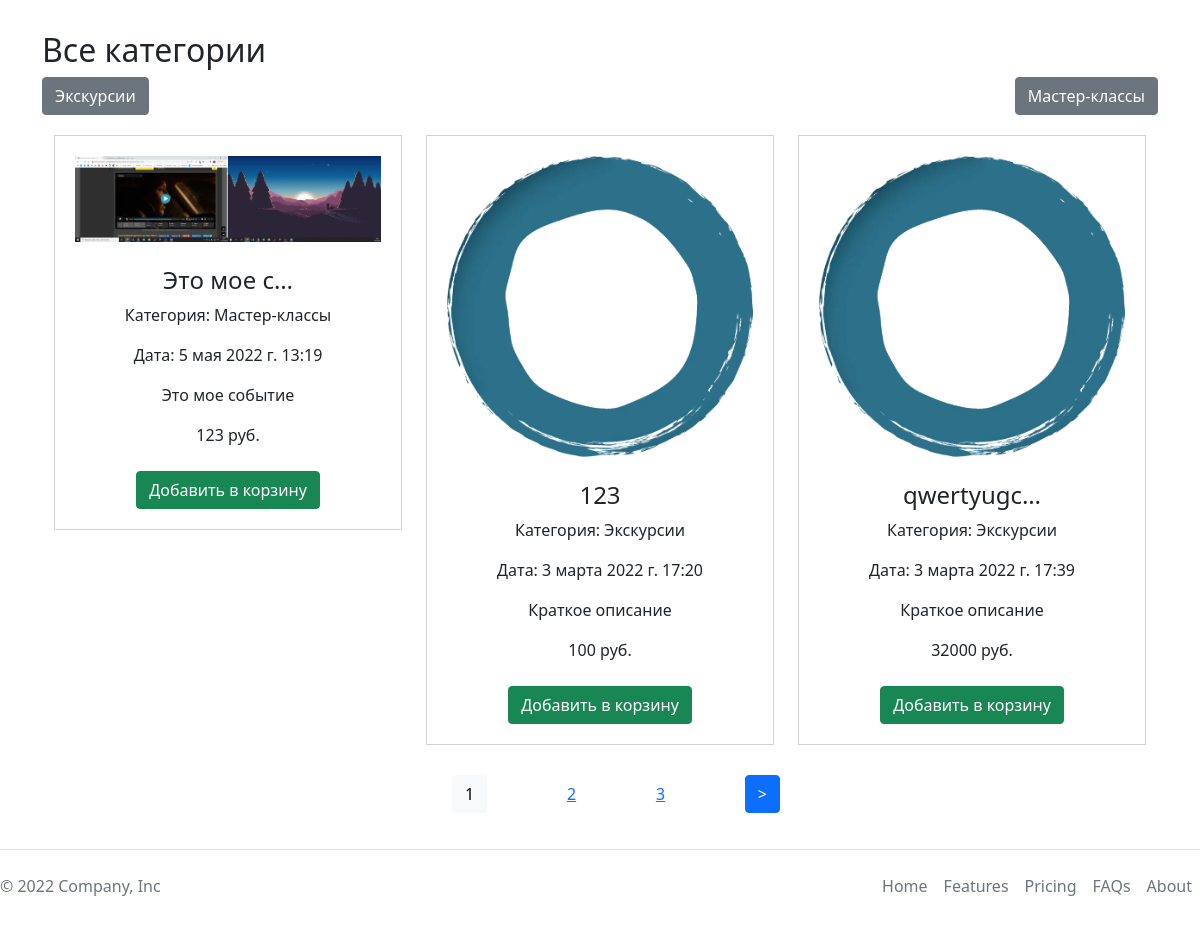
Page /ru/ (lower part) on the earlier database version.
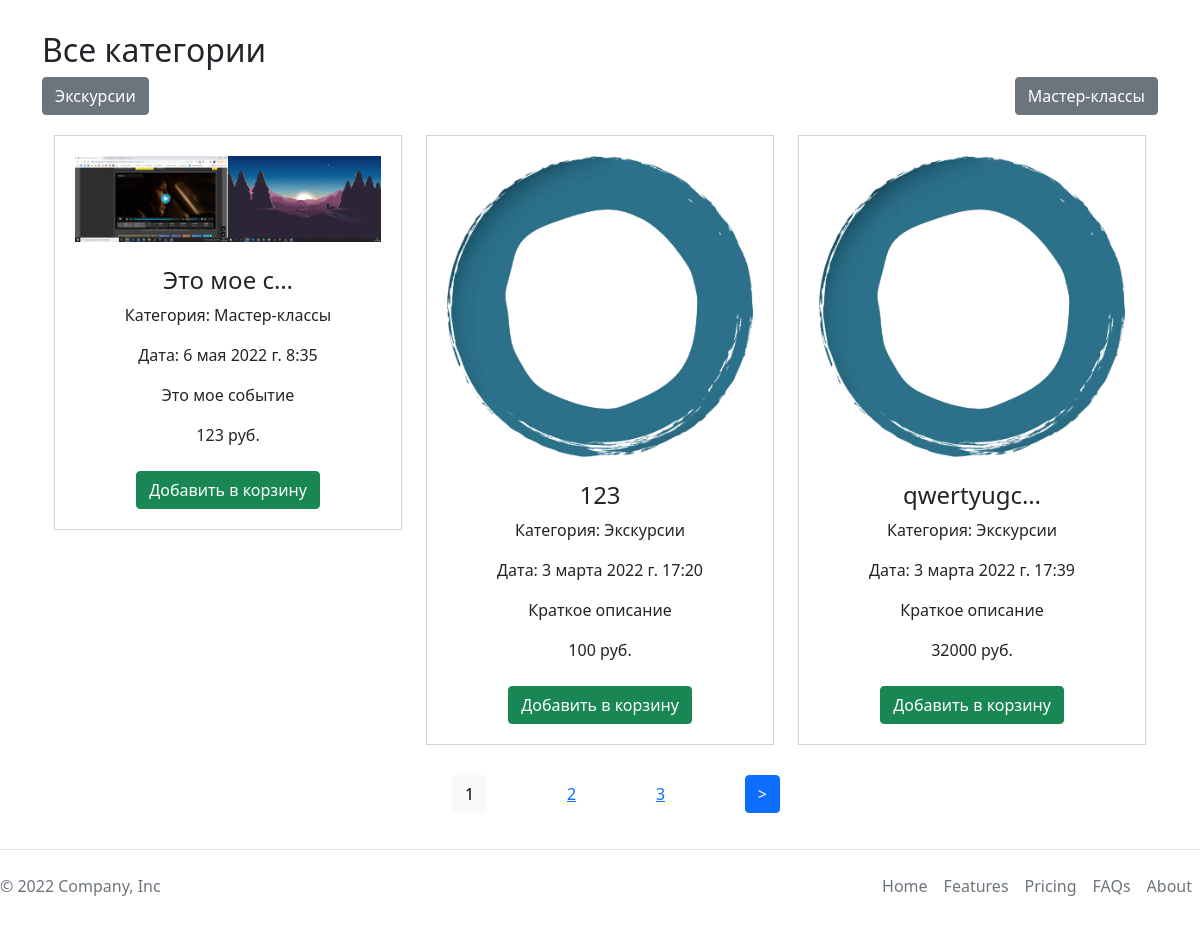
Same page on the later database version.
### main/models.py (models this page shows, shortened)
class Category(models.Model):
    name = models.CharField(max_length=100, db_index=True,
                            verbose_name='Название категории')
    slug = models.SlugField(unique=True, db_index=True, verbose_name='URL')
    is_active = models.BooleanField(default=True)
    def __str__(self):
        return self.name
    def get_absolute_url(self):
        return reverse('category', kwargs={'cat_slug': self.slug})
    class Meta:
        verbose_name = "Категория"
        verbose_name_plural = 'Категории'

class Event(models.Model):
    title = models.CharField('Название', max_length=50)
    price = models.DecimalField(
        max_digits=10, decimal_places=0, default=0)
    discount = models.IntegerField(blank=True, null=True, default=0)
    slug = models.SlugField(unique=True, db_index=True, verbose_name='URL')
    author = models.ForeignKey(User, on_delete=models.PROTECT, default=1)
    short_description = models.TextField(
        'Краткое описание', blank=True, null=True, default=None)
    description = models.TextField('Описание')
    photo = models.ImageField(
        'Фото', upload_to="photos/%Y/%m/%d/", null=True)
    time_create = models.DateTimeField('Дата создания', auto_now_add=True)
    time_upload = models.DateTimeField('Дата изменения', auto_now=True)
    is_published = models.BooleanField('Публикация', default=True)
    cat = models.ForeignKey('Category',
                            on_delete=models.PROTECT, verbose_name='Категория')
    class Meta:
        verbose_name = "Событие"
        verbose_name_plural = "События"
        ordering = ['-time_create', 'title']
    def get_absolute_url(self):
        return reverse('event', kwargs={'event_slug': self.slug})

### main/views.py (the view)
# urls.py: path('', views.EventHome.as_view(),  name="home"),
class EventHome(DataMixin, ListView):
    model = Event
    template_name = 'main/index.html'
    context_object_name = 'events'
    def get_context_data(self, *, object_list=None, **kwargs):
        context = super().get_context_data(**kwargs)
        c_def = self.get_user_context(title="Главная страница")
        return dict(list(context.items()) + list(c_def.items()))
    def get_queryset(self):
        return Event.objects.filter(is_published=True).select_related('cat')

### main/utils.py (called while the page is built)
    def get_user_context(self, **kwargs):
        context = kwargs
        cats = Category.objects.annotate(Count('event'))
        user_menu = menu.copy()
        if not self.request.user.is_authenticated:
            user_menu.pop(2)
            user_menu.pop(3)
        context['menu'] = user_menu
        context['cats'] = cats
        if 'cat_selected' not in context:
            context['cat_selected'] = 0
        return context

### main/templates/main/index.html (shortened to what this page needs)
{% extends 'main/base.html' %}
{% load main_tags %}
{% load static %}
{% block content %}
<div class="container">
    <div class="events_type">
        <h1 class="common_h2">
        </h1>
        <h2>
            Все категории
        </h2>
        <div class="events_type__list">
            {% for c in cats %}
            {% if c.event__count > 0 %}
            {% if c.pk == cat_selected %}
            <div class="btn btn-outline-success">
                {{ c.name }}
            </div>
            {% else %}
            <a class="btn btn-secondary" href="{{ c.get_absolute_url }}"> {{ c.name }}</a>
            {% endif %}
            {% endif %}
            {% endfor %}
        </div>
        <div class="section section1">
            <div class="container">
                <div class="row">
                    {% for e in events %}
                    <div class="col-lg-4">
                        <div class="product-item">
                            <div>
                                {% if e.photo %}
                                <img class="img-fluid" src=" {{ e.photo.url }}" alt="">
                                {% endif %}
                            </div>
                            <br>
                            <h4>{{e.title|truncatechars_html:10}}</h4>
                            <p>
                                Категория: {{ e.cat }}
                            </p>
                            <p>
                                Дата: {{ e.time_upload }}
                            </p>
                            <p>{{e.short_description|linebreaks }}</p>
                            <div>
                                {{ e.price }} руб.
                            </div>
                            <br>
                            <div class="add-to-card-btn">
                                <a class="btn btn-success" href="{{ e.get_absolute_url }}">Добавить в корзину</a>
                            </div>
                        </div>
                    </div>
                    {% endfor %}
                </div>
            </div>
        </div>
    </div>
</div>
{% endblock %}

### main/templates/main/base.html (shortened to what this page needs)
{% load static %}
{% load i18n %}
<!DOCTYPE html>
<html lang="ru">
<head>
    <link rel="stylesheet" href="{% static 'main/css/style.css' %}">
    <link rel="stylesheet" href="https://cdn.jsdelivr.net/npm/bootstrap@5.1.3/dist/css/bootstrap.min.css">
</head>
<body class="wrapper">
    {% block content %}{% endblock %}
    {% if page_obj.has_other_pages %}
    <nav>
        <ul class="nmb">
            {% for p in paginator.page_range%}
            {% if page_obj.number == p %}
            <li class="btn btn-light">
                {{p}}
            </li>
            {% elif p >= page_obj.number|add:-2 and p <= page_obj.number|add:2 %} <li>
                <a href="?page={{ p }}"> {{ p }} </a>
                </li>
                {% endif %}
                {% endfor %}
                {% if page_obj.has_next %}
                <li>
                    <a class="btn btn-primary" href="?page={{ page_obj.next_page_number }}">&gt;</a>
                </li>
                {% endif %}
        </ul>
    </nav>
    {% endif %}
    {% include 'main/footer.html' %}
</body>
</html>

### main/templates/main/navbar.html (shortened to what this page needs)
{% load i18n %}

### main/templates/main/footer.html
<div class="container">
    <footer class="d-flex flex-wrap justify-content-between align-items-center py-3 my-4 border-top">
        <p class="col-md-4 mb-0 text-muted">&copy; 2022 Company, Inc</p>
        <a href="/"
            class="col-md-4 d-flex align-items-center justify-content-center mb-3 mb-md-0 me-md-auto link-dark text-decoration-none">
            <svg class="bi me-2" width="40" height="32">
                <use xlink:href="#bootstrap" />
            </svg>
        </a>
        <ul class="nav col-md-4 justify-content-end">
            <li class="nav-item"><a href="#" class="nav-link px-2 text-muted">Home</a></li>
            <li class="nav-item"><a href="#" class="nav-link px-2 text-muted">Features</a></li>
            <li class="nav-item"><a href="#" class="nav-link px-2 text-muted">Pricing</a></li>
            <li class="nav-item"><a href="#" class="nav-link px-2 text-muted">FAQs</a></li>
            <li class="nav-item"><a href="#" class="nav-link px-2 text-muted">About</a></li>
        </ul>
    </footer>
</div>

### main/static/main/css/style.css (style rules this page uses)
html, body { position: relative; min-height: 100vh; background-color: #edeef0; }
body { padding-bottom: 133px; }
footer { position: absolute; width: 100%; left: 0; right: 0; bottom: 0; }
.nmb { display: flex; width: 30%; margin: 30px auto 0; justify-content: space-between; align-items: center; }
.nmb a { display: block; }
* { margin: 0; padding: 0; box-sizing: border-box; list-style: none; text-decoration: none; }
.container { max-width: 1400px; width: 100%; padding: 0 30px; margin: 0 auto; }
.common_h2 { width: 100%; padding: 30px 0; text-align: center; }
.events_type__list { display: flex; justify-content: space-between; }
.product-item { position: relative; height: auto; margin-top: 20px; padding: 20px; text-align: center; background-color: #fff; border: 1px solid lightgray; }

Differences in the rows shown:
changed Event "Это мое событие": time_upload "5 мая 2022 г. 13:19" → "6 мая 2022 г. 8:35"
